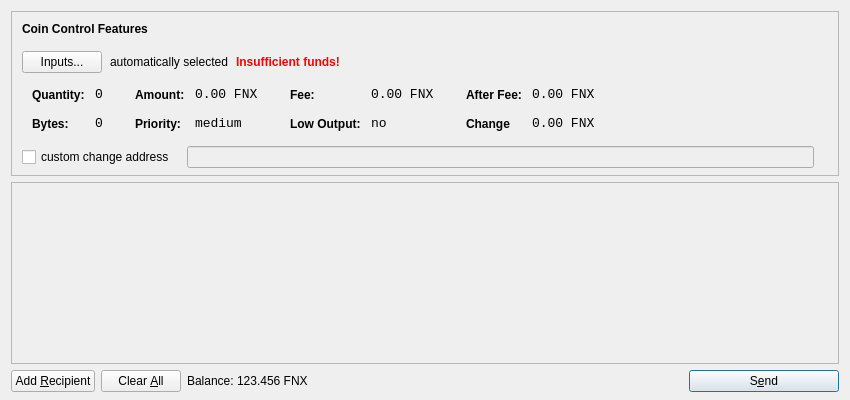
<?xml version="1.0" encoding="UTF-8"?>
<ui version="4.0">
 <class>SendCoinsDialog</class>
 <widget class="QDialog" name="SendCoinsDialog">
  <property name="geometry">
   <rect>
    <x>0</x>
    <y>0</y>
    <width>850</width>
    <height>400</height>
   </rect>
  </property>
  <property name="windowTitle">
   <string>Send Coins</string>
  </property>
  <layout class="QVBoxLayout" name="verticalLayout" stretch="0,1,0">
   <property name="bottomMargin">
    <number>8</number>
   </property>
   <item>
    <widget class="QFrame" name="frameCoinControl">
     <property name="sizePolicy">
      <sizepolicy hsizetype="Expanding" vsizetype="Expanding">
       <horstretch>0</horstretch>
       <verstretch>0</verstretch>
      </sizepolicy>
     </property>
     <property name="maximumSize">
      <size>
       <width>16777215</width>
       <height>16777215</height>
      </size>
     </property>
     <property name="frameShape">
      <enum>QFrame::StyledPanel</enum>
     </property>
     <property name="frameShadow">
      <enum>QFrame::Sunken</enum>
     </property>
     <layout class="QVBoxLayout" name="verticalLayoutCoinControl2">
      <property name="spacing">
       <number>-1</number>
      </property>
      <property name="leftMargin">
       <number>0</number>
      </property>
      <property name="topMargin">
       <number>0</number>
      </property>
      <property name="rightMargin">
       <number>0</number>
      </property>
      <property name="bottomMargin">
       <number>6</number>
      </property>
      <item>
       <layout class="QVBoxLayout" name="verticalLayoutCoinControl" stretch="0,0,0,0,1">
        <property name="spacing">
         <number>0</number>
        </property>
        <property name="leftMargin">
         <number>10</number>
        </property>
        <property name="topMargin">
         <number>10</number>
        </property>
        <item>
         <layout class="QHBoxLayout" name="horizontalLayoutCoinControl1">
          <property name="bottomMargin">
           <number>15</number>
          </property>
          <item>
           <widget class="QLabel" name="labelCoinControlFeatures">
            <property name="sizePolicy">
             <sizepolicy hsizetype="Preferred" vsizetype="Maximum">
              <horstretch>0</horstretch>
              <verstretch>0</verstretch>
             </sizepolicy>
            </property>
            <property name="font">
             <font>
              <weight>75</weight>
              <bold>true</bold>
             </font>
            </property>
            <property name="styleSheet">
             <string notr="true">font-weight:bold;</string>
            </property>
            <property name="text">
             <string>Coin Control Features</string>
            </property>
           </widget>
          </item>
         </layout>
        </item>
        <item>
         <layout class="QHBoxLayout" name="horizontalLayoutCoinControl2" stretch="0,0,0,0">
          <property name="spacing">
           <number>8</number>
          </property>
          <property name="bottomMargin">
           <number>10</number>
          </property>
          <item>
           <widget class="QPushButton" name="pushButtonCoinControl">
            <property name="styleSheet">
             <string notr="true"/>
            </property>
            <property name="text">
             <string>Inputs...</string>
            </property>
           </widget>
          </item>
          <item>
           <widget class="QLabel" name="labelCoinControlAutomaticallySelected">
            <property name="text">
             <string>automatically selected</string>
            </property>
            <property name="margin">
             <number>5</number>
            </property>
           </widget>
          </item>
          <item>
           <widget class="QLabel" name="labelCoinControlInsuffFunds">
            <property name="font">
             <font>
              <weight>75</weight>
              <bold>true</bold>
             </font>
            </property>
            <property name="styleSheet">
             <string notr="true">color:red;font-weight:bold;</string>
            </property>
            <property name="text">
             <string>Insufficient funds!</string>
            </property>
            <property name="margin">
             <number>5</number>
            </property>
           </widget>
          </item>
          <item>
           <spacer name="horizontalSpacerCoinControl">
            <property name="orientation">
             <enum>Qt::Horizontal</enum>
            </property>
            <property name="sizeHint" stdset="0">
             <size>
              <width>40</width>
              <height>1</height>
             </size>
            </property>
           </spacer>
          </item>
         </layout>
        </item>
        <item>
         <widget class="QWidget" name="widgetCoinControl" native="true">
          <property name="sizePolicy">
           <sizepolicy hsizetype="Preferred" vsizetype="Preferred">
            <horstretch>0</horstretch>
            <verstretch>0</verstretch>
           </sizepolicy>
          </property>
          <property name="minimumSize">
           <size>
            <width>0</width>
            <height>0</height>
           </size>
          </property>
          <property name="styleSheet">
           <string notr="true"/>
          </property>
          <layout class="QHBoxLayout" name="horizontalLayoutCoinControl5">
           <property name="margin">
            <number>0</number>
           </property>
           <item>
            <layout class="QHBoxLayout" name="horizontalLayoutCoinControl3" stretch="0,0,0,1">
             <property name="spacing">
              <number>20</number>
             </property>
             <property name="topMargin">
              <number>0</number>
             </property>
             <property name="bottomMargin">
              <number>10</number>
             </property>
             <item>
              <layout class="QFormLayout" name="formLayoutCoinControl1">
               <property name="horizontalSpacing">
                <number>10</number>
               </property>
               <property name="verticalSpacing">
                <number>14</number>
               </property>
               <property name="leftMargin">
                <number>10</number>
               </property>
               <property name="topMargin">
                <number>4</number>
               </property>
               <property name="rightMargin">
                <number>6</number>
               </property>
               <item row="0" column="0">
                <widget class="QLabel" name="labelCoinControlQuantityText">
                 <property name="styleSheet">
                  <string notr="true">font-weight:bold;</string>
                 </property>
                 <property name="text">
                  <string>Quantity:</string>
                 </property>
                 <property name="margin">
                  <number>0</number>
                 </property>
                </widget>
               </item>
               <item row="0" column="1">
                <widget class="QLabel" name="labelCoinControlQuantity">
                 <property name="font">
                  <font>
                   <family>Monospace</family>
                   <pointsize>10</pointsize>
                  </font>
                 </property>
                 <property name="cursor">
                  <cursorShape>IBeamCursor</cursorShape>
                 </property>
                 <property name="contextMenuPolicy">
                  <enum>Qt::ActionsContextMenu</enum>
                 </property>
                 <property name="text">
                  <string>0</string>
                 </property>
                 <property name="margin">
                  <number>0</number>
                 </property>
                 <property name="textInteractionFlags">
                  <set>Qt::LinksAccessibleByMouse|Qt::TextSelectableByKeyboard|Qt::TextSelectableByMouse</set>
                 </property>
                </widget>
               </item>
               <item row="1" column="0">
                <widget class="QLabel" name="labelCoinControlBytesText">
                 <property name="styleSheet">
                  <string notr="true">font-weight:bold;</string>
                 </property>
                 <property name="text">
                  <string>Bytes:</string>
                 </property>
                </widget>
               </item>
               <item row="1" column="1">
                <widget class="QLabel" name="labelCoinControlBytes">
                 <property name="font">
                  <font>
                   <family>Monospace</family>
                   <pointsize>10</pointsize>
                  </font>
                 </property>
                 <property name="cursor">
                  <cursorShape>IBeamCursor</cursorShape>
                 </property>
                 <property name="contextMenuPolicy">
                  <enum>Qt::ActionsContextMenu</enum>
                 </property>
                 <property name="text">
                  <string>0</string>
                 </property>
                 <property name="textInteractionFlags">
                  <set>Qt::LinksAccessibleByMouse|Qt::TextSelectableByKeyboard|Qt::TextSelectableByMouse</set>
                 </property>
                </widget>
               </item>
              </layout>
             </item>
             <item>
              <layout class="QFormLayout" name="formLayoutCoinControl2">
               <property name="horizontalSpacing">
                <number>10</number>
               </property>
               <property name="verticalSpacing">
                <number>14</number>
               </property>
               <property name="leftMargin">
                <number>6</number>
               </property>
               <property name="topMargin">
                <number>4</number>
               </property>
               <property name="rightMargin">
                <number>6</number>
               </property>
               <item row="0" column="0">
                <widget class="QLabel" name="labelCoinControlAmountText">
                 <property name="styleSheet">
                  <string notr="true">font-weight:bold;</string>
                 </property>
                 <property name="text">
                  <string>Amount:</string>
                 </property>
                 <property name="margin">
                  <number>0</number>
                 </property>
                </widget>
               </item>
               <item row="0" column="1">
                <widget class="QLabel" name="labelCoinControlAmount">
                 <property name="font">
                  <font>
                   <family>Monospace</family>
                   <pointsize>10</pointsize>
                  </font>
                 </property>
                 <property name="cursor">
                  <cursorShape>IBeamCursor</cursorShape>
                 </property>
                 <property name="contextMenuPolicy">
                  <enum>Qt::ActionsContextMenu</enum>
                 </property>
                 <property name="text">
                  <string>0.00 FNX</string>
                 </property>
                 <property name="textInteractionFlags">
                  <set>Qt::LinksAccessibleByMouse|Qt::TextSelectableByKeyboard|Qt::TextSelectableByMouse</set>
                 </property>
                </widget>
               </item>
               <item row="1" column="0">
                <widget class="QLabel" name="labelCoinControlPriorityText">
                 <property name="styleSheet">
                  <string notr="true">font-weight:bold;</string>
                 </property>
                 <property name="text">
                  <string>Priority:</string>
                 </property>
                </widget>
               </item>
               <item row="1" column="1">
                <widget class="QLabel" name="labelCoinControlPriority">
                 <property name="font">
                  <font>
                   <family>Monospace</family>
                   <pointsize>10</pointsize>
                  </font>
                 </property>
                 <property name="cursor">
                  <cursorShape>IBeamCursor</cursorShape>
                 </property>
                 <property name="contextMenuPolicy">
                  <enum>Qt::ActionsContextMenu</enum>
                 </property>
                 <property name="text">
                  <string>medium</string>
                 </property>
                 <property name="textInteractionFlags">
                  <set>Qt::LinksAccessibleByMouse|Qt::TextSelectableByKeyboard|Qt::TextSelectableByMouse</set>
                 </property>
                </widget>
               </item>
              </layout>
             </item>
             <item>
              <layout class="QFormLayout" name="formLayoutCoinControl3">
               <property name="horizontalSpacing">
                <number>10</number>
               </property>
               <property name="verticalSpacing">
                <number>14</number>
               </property>
               <property name="leftMargin">
                <number>6</number>
               </property>
               <property name="topMargin">
                <number>4</number>
               </property>
               <property name="rightMargin">
                <number>6</number>
               </property>
               <item row="0" column="0">
                <widget class="QLabel" name="labelCoinControlFeeText">
                 <property name="styleSheet">
                  <string notr="true">font-weight:bold;</string>
                 </property>
                 <property name="text">
                  <string>Fee:</string>
                 </property>
                 <property name="margin">
                  <number>0</number>
                 </property>
                </widget>
               </item>
               <item row="0" column="1">
                <widget class="QLabel" name="labelCoinControlFee">
                 <property name="font">
                  <font>
                   <family>Monospace</family>
                   <pointsize>10</pointsize>
                  </font>
                 </property>
                 <property name="cursor">
                  <cursorShape>IBeamCursor</cursorShape>
                 </property>
                 <property name="contextMenuPolicy">
                  <enum>Qt::ActionsContextMenu</enum>
                 </property>
                 <property name="text">
                  <string>0.00 FNX</string>
                 </property>
                 <property name="textInteractionFlags">
                  <set>Qt::LinksAccessibleByMouse|Qt::TextSelectableByKeyboard|Qt::TextSelectableByMouse</set>
                 </property>
                </widget>
               </item>
               <item row="1" column="0">
                <widget class="QLabel" name="labelCoinControlLowOutputText">
                 <property name="styleSheet">
                  <string notr="true">font-weight:bold;</string>
                 </property>
                 <property name="text">
                  <string>Low Output:</string>
                 </property>
                </widget>
               </item>
               <item row="1" column="1">
                <widget class="QLabel" name="labelCoinControlLowOutput">
                 <property name="font">
                  <font>
                   <family>Monospace</family>
                   <pointsize>10</pointsize>
                  </font>
                 </property>
                 <property name="cursor">
                  <cursorShape>IBeamCursor</cursorShape>
                 </property>
                 <property name="contextMenuPolicy">
                  <enum>Qt::ActionsContextMenu</enum>
                 </property>
                 <property name="text">
                  <string>no</string>
                 </property>
                 <property name="textInteractionFlags">
                  <set>Qt::LinksAccessibleByMouse|Qt::TextSelectableByKeyboard|Qt::TextSelectableByMouse</set>
                 </property>
                </widget>
               </item>
              </layout>
             </item>
             <item>
              <layout class="QFormLayout" name="formLayoutCoinControl4">
               <property name="horizontalSpacing">
                <number>10</number>
               </property>
               <property name="verticalSpacing">
                <number>14</number>
               </property>
               <property name="leftMargin">
                <number>6</number>
               </property>
               <property name="topMargin">
                <number>4</number>
               </property>
               <property name="rightMargin">
                <number>6</number>
               </property>
               <item row="0" column="0">
                <widget class="QLabel" name="labelCoinControlAfterFeeText">
                 <property name="styleSheet">
                  <string notr="true">font-weight:bold;</string>
                 </property>
                 <property name="text">
                  <string>After Fee:</string>
                 </property>
                 <property name="margin">
                  <number>0</number>
                 </property>
                </widget>
               </item>
               <item row="0" column="1">
                <widget class="QLabel" name="labelCoinControlAfterFee">
                 <property name="font">
                  <font>
                   <family>Monospace</family>
                   <pointsize>10</pointsize>
                  </font>
                 </property>
                 <property name="cursor">
                  <cursorShape>IBeamCursor</cursorShape>
                 </property>
                 <property name="contextMenuPolicy">
                  <enum>Qt::ActionsContextMenu</enum>
                 </property>
                 <property name="text">
                  <string>0.00 FNX</string>
                 </property>
                 <property name="textInteractionFlags">
                  <set>Qt::LinksAccessibleByMouse|Qt::TextSelectableByKeyboard|Qt::TextSelectableByMouse</set>
                 </property>
                </widget>
               </item>
               <item row="1" column="0">
                <widget class="QLabel" name="labelCoinControlChangeText">
                 <property name="styleSheet">
                  <string notr="true">font-weight:bold;</string>
                 </property>
                 <property name="text">
                  <string>Change</string>
                 </property>
                </widget>
               </item>
               <item row="1" column="1">
                <widget class="QLabel" name="labelCoinControlChange">
                 <property name="font">
                  <font>
                   <family>Monospace</family>
                   <pointsize>10</pointsize>
                  </font>
                 </property>
                 <property name="cursor">
                  <cursorShape>IBeamCursor</cursorShape>
                 </property>
                 <property name="contextMenuPolicy">
                  <enum>Qt::ActionsContextMenu</enum>
                 </property>
                 <property name="text">
                  <string>0.00 FNX</string>
                 </property>
                 <property name="textInteractionFlags">
                  <set>Qt::LinksAccessibleByMouse|Qt::TextSelectableByKeyboard|Qt::TextSelectableByMouse</set>
                 </property>
                </widget>
               </item>
              </layout>
             </item>
            </layout>
           </item>
          </layout>
         </widget>
        </item>
        <item>
         <layout class="QHBoxLayout" name="horizontalLayoutCoinControl4" stretch="0,0,0">
          <property name="spacing">
           <number>12</number>
          </property>
          <property name="sizeConstraint">
           <enum>QLayout::SetDefaultConstraint</enum>
          </property>
          <property name="topMargin">
           <number>5</number>
          </property>
          <property name="rightMargin">
           <number>5</number>
          </property>
          <item>
           <widget class="QCheckBox" name="checkBoxCoinControlChange">
            <property name="text">
             <string>custom change address</string>
            </property>
           </widget>
          </item>
          <item>
           <widget class="QLineEdit" name="lineEditCoinControlChange">
            <property name="enabled">
             <bool>false</bool>
            </property>
            <property name="sizePolicy">
             <sizepolicy hsizetype="Expanding" vsizetype="Fixed">
              <horstretch>0</horstretch>
              <verstretch>0</verstretch>
             </sizepolicy>
            </property>
           </widget>
          </item>
          <item>
           <widget class="QLabel" name="labelCoinControlChangeLabel">
            <property name="sizePolicy">
             <sizepolicy hsizetype="Preferred" vsizetype="Expanding">
              <horstretch>0</horstretch>
              <verstretch>0</verstretch>
             </sizepolicy>
            </property>
            <property name="minimumSize">
             <size>
              <width>0</width>
              <height>0</height>
             </size>
            </property>
            <property name="text">
             <string/>
            </property>
            <property name="margin">
             <number>3</number>
            </property>
           </widget>
          </item>
         </layout>
        </item>
        <item>
         <spacer name="verticalSpacerCoinControl">
          <property name="orientation">
           <enum>Qt::Vertical</enum>
          </property>
          <property name="sizeHint" stdset="0">
           <size>
            <width>800</width>
            <height>1</height>
           </size>
          </property>
         </spacer>
        </item>
       </layout>
      </item>
     </layout>
    </widget>
   </item>
   <item>
    <widget class="QScrollArea" name="scrollArea">
     <property name="widgetResizable">
      <bool>true</bool>
     </property>
     <widget class="QWidget" name="scrollAreaWidgetContents">
      <property name="geometry">
       <rect>
        <x>0</x>
        <y>0</y>
        <width>830</width>
        <height>165</height>
       </rect>
      </property>
      <layout class="QVBoxLayout" name="verticalLayout_2">
       <property name="margin">
        <number>0</number>
       </property>
       <item>
        <layout class="QVBoxLayout" name="entries">
         <property name="spacing">
          <number>6</number>
         </property>
        </layout>
       </item>
       <item>
        <spacer name="verticalSpacer">
         <property name="orientation">
          <enum>Qt::Vertical</enum>
         </property>
         <property name="sizeHint" stdset="0">
          <size>
           <width>20</width>
           <height>40</height>
          </size>
         </property>
        </spacer>
       </item>
      </layout>
     </widget>
    </widget>
   </item>
   <item>
    <layout class="QHBoxLayout" name="horizontalLayout">
     <item>
      <widget class="QPushButton" name="addButton">
       <property name="toolTip">
        <string>Send to multiple recipients at once</string>
       </property>
       <property name="text">
        <string>Add &amp;Recipient</string>
       </property>
       <property name="icon">
        <iconset resource="../bitcoin.qrc">
         <normaloff>:/icons/add</normaloff>:/icons/add</iconset>
       </property>
       <property name="autoDefault">
        <bool>false</bool>
       </property>
      </widget>
     </item>
     <item>
      <widget class="QPushButton" name="clearButton">
       <property name="sizePolicy">
        <sizepolicy hsizetype="Minimum" vsizetype="Fixed">
         <horstretch>0</horstretch>
         <verstretch>0</verstretch>
        </sizepolicy>
       </property>
       <property name="toolTip">
        <string>Remove all transaction fields</string>
       </property>
       <property name="text">
        <string>Clear &amp;All</string>
       </property>
       <property name="icon">
        <iconset resource="../bitcoin.qrc">
         <normaloff>:/icons/remove</normaloff>:/icons/remove</iconset>
       </property>
       <property name="autoRepeatDelay">
        <number>300</number>
       </property>
       <property name="autoDefault">
        <bool>false</bool>
       </property>
      </widget>
     </item>
     <item>
      <layout class="QHBoxLayout" name="horizontalLayout_2">
       <property name="spacing">
        <number>3</number>
       </property>
       <item>
        <widget class="QLabel" name="label">
         <property name="sizePolicy">
          <sizepolicy hsizetype="Preferred" vsizetype="Fixed">
           <horstretch>0</horstretch>
           <verstretch>0</verstretch>
          </sizepolicy>
         </property>
         <property name="text">
          <string>Balance:</string>
         </property>
        </widget>
       </item>
       <item>
        <widget class="QLabel" name="labelBalance">
         <property name="sizePolicy">
          <sizepolicy hsizetype="Preferred" vsizetype="Fixed">
           <horstretch>0</horstretch>
           <verstretch>0</verstretch>
          </sizepolicy>
         </property>
         <property name="cursor">
          <cursorShape>IBeamCursor</cursorShape>
         </property>
         <property name="text">
          <string>123.456 FNX</string>
         </property>
         <property name="textInteractionFlags">
          <set>Qt::LinksAccessibleByMouse|Qt::TextSelectableByKeyboard|Qt::TextSelectableByMouse</set>
         </property>
        </widget>
       </item>
      </layout>
     </item>
     <item>
      <spacer name="horizontalSpacer">
       <property name="orientation">
        <enum>Qt::Horizontal</enum>
       </property>
       <property name="sizeHint" stdset="0">
        <size>
         <width>40</width>
         <height>20</height>
        </size>
       </property>
      </spacer>
     </item>
     <item>
      <widget class="QPushButton" name="sendButton">
       <property name="minimumSize">
        <size>
         <width>150</width>
         <height>0</height>
        </size>
       </property>
       <property name="toolTip">
        <string>Confirm the send action</string>
       </property>
       <property name="text">
        <string>S&amp;end</string>
       </property>
       <property name="icon">
        <iconset resource="../bitcoin.qrc">
         <normaloff>:/icons/send</normaloff>:/icons/send</iconset>
       </property>
       <property name="default">
        <bool>true</bool>
       </property>
      </widget>
     </item>
    </layout>
   </item>
  </layout>
 </widget>
 <resources>
  <include location="../bitcoin.qrc"/>
 </resources>
 <connections/>
</ui>
